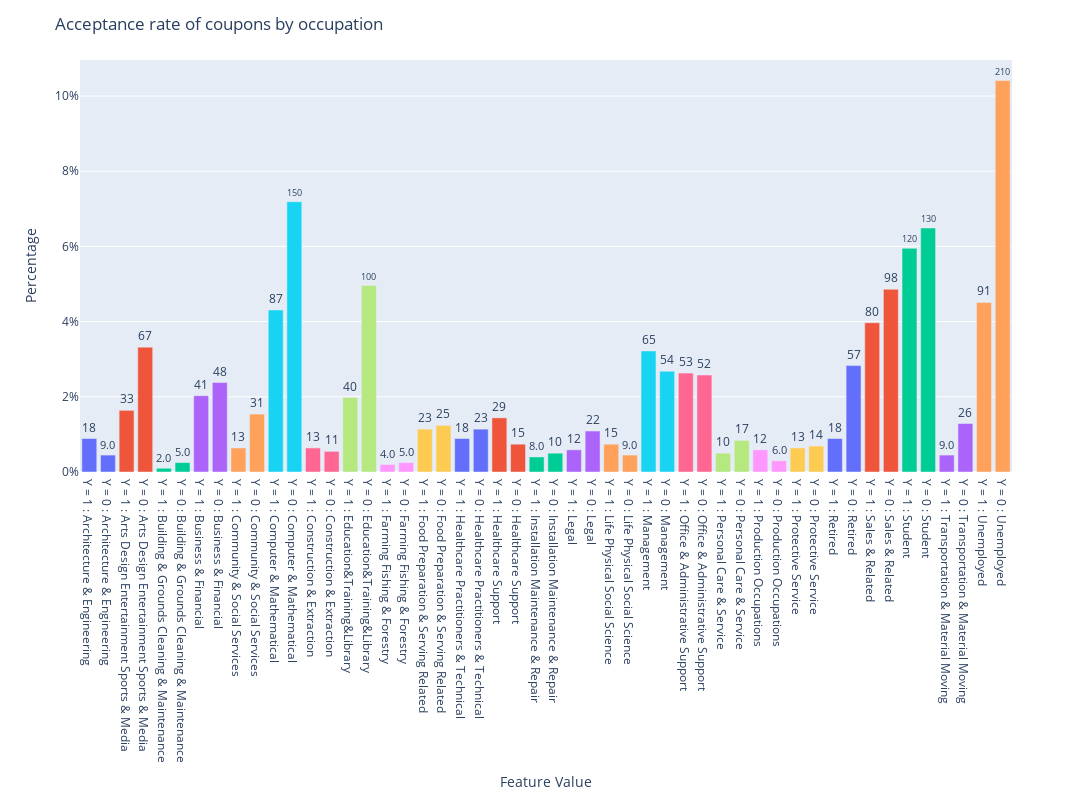

The notebook cell saved with this chart:
### Markdown cell above
<b>Visualize the acceptance and rejection rate by occupation</b>

### Code cell
fig = barchart(Filter_Dataframe(bar_df,{'occupation':[]},'',Y)[1], Y,showlegend=False)
fig.update_layout(title='Acceptance rate of coupons by occupation')
fig.show()

### Figure 1 — Plotly figure (JSON) as saved in the notebook; plotly's stock layout.template omitted (floating-point values rounded to 4 significant figures)
{"data": [{"alignmentgroup": "True", "customdata": [[18, "N", "Y = 1"], [9, "N", "Y = 0"]], "hovertemplate": "Feature=Architecture & Engineering<br>Percentage=%{y}<br>Row Count=%{customdata[0]}<br>Filter=%{customdata[1]}<extra></extra>", "legendgroup": "Architecture & Engineering", "marker": {"color": "#636efa", "pattern": {"shape": ""}}, "name": "Architecture & Engineering", "offsetgroup": "Architecture & Engineering", "orientation": "v", "showlegend": true, "text": [18, 9], "textposition": "outside", "texttemplate": "%{text:.2s}", "type": "bar", "x": ["Y = 1 : Architecture & Engineering", "Y = 0 : Architecture & Engineering"], "xaxis": "x", "y": [0.89, 0.45], "yaxis": "y"}, {"alignmentgroup": "True", "customdata": [[33, "N", "Y = 1"], [67, "N", "Y = 0"]], "hovertemplate": "Feature=Arts Design Entertainment Sports & Media<br>Percentage=%{y}<br>Row Count=%{customdata[0]}<br>Filter=%{customdata[1]}<extra></extra>", "legendgroup": "Arts Design Entertainment Sports & Media", "marker": {"color": "#EF553B", "pattern": {"shape": ""}}, "name": "Arts Design Entertainment Sports & Media", "offsetgroup": "Arts Design Entertainment Sports & Media", "orientation": "v", "showlegend": true, "text": [33, 67], "textposition": "outside", "texttemplate": "%{text:.2s}", "type": "bar", "x": ["Y = 1 : Arts Design Entertainment Sports & Media", "Y = 0 : Arts Design Entertainment Sports & Media"], "xaxis": "x", "y": [1.64, 3.32], "yaxis": "y"}, {"alignmentgroup": "True", "customdata": [[2, "N", "Y = 1"], [5, "N", "Y = 0"]], "hovertemplate": "Feature=Building & Grounds Cleaning & Maintenance<br>Percentage=%{y}<br>Row Count=%{customdata[0]}<br>Filter=%{customdata[1]}<extra></extra>", "legendgroup": "Building & Grounds Cleaning & Maintenance", "marker": {"color": "#00cc96", "pattern": {"shape": ""}}, "name": "Building & Grounds Cleaning & Maintenance", "offsetgroup": "Building & Grounds Cleaning & Maintenance", "orientation": "v", "showlegend": true, "text": [2, 5], "textposition": "outside", "texttemplate": "%{text:.2s}", "type": "bar", "x": ["Y = 1 : Building & Grounds Cleaning & Maintenance", "Y = 0 : Building & Grounds Cleaning & Maintenance"], "xaxis": "x", "y": [0.1, 0.25], "yaxis": "y"}, {"alignmentgroup": "True", "customdata": [[41, "N", "Y = 1"], [48, "N", "Y = 0"]], "hovertemplate": "Feature=Business & Financial<br>Percentage=%{y}<br>Row Count=%{customdata[0]}<br>Filter=%{customdata[1]}<extra></extra>", "legendgroup": "Business & Financial", "marker": {"color": "#ab63fa", "pattern": {"shape": ""}}, "name": "Business & Financial", "offsetgroup": "Business & Financial", "orientation": "v", "showlegend": true, "text": [41, 48], "textposition": "outside", "texttemplate": "%{text:.2s}", "type": "bar", "x": ["Y = 1 : Business & Financial", "Y = 0 : Business & Financial"], "xaxis": "x", "y": [2.03, 2.38], "yaxis": "y"}, {"alignmentgroup": "True", "customdata": [[13, "N", "Y = 1"], [31, "N", "Y = 0"]], "hovertemplate": "Feature=Community & Social Services<br>Percentage=%{y}<br>Row Count=%{customdata[0]}<br>Filter=%{customdata[1]}<extra></extra>", "legendgroup": "Community & Social Services", "marker": {"color": "#FFA15A", "pattern": {"shape": ""}}, "name": "Community & Social Services", "offsetgroup": "Community & Social Services", "orientation": "v", "showlegend": true, "text": [13, 31], "textposition": "outside", "texttemplate": "%{text:.2s}", "type": "bar", "x": ["Y = 1 : Community & Social Services", "Y = 0 : Community & Social Services"], "xaxis": "x", "y": [0.64, 1.54], "yaxis": "y"}, {"alignmentgroup": "True", "customdata": [[87, "N", "Y = 1"], [145, "N", "Y = 0"]], "hovertemplate": "Feature=Computer & Mathematical<br>Percentage=%{y}<br>Row Count=%{customdata[0]}<br>Filter=%{customdata[1]}<extra></extra>", "legendgroup": "Computer & Mathematical", "marker": {"color": "#19d3f3", "pattern": {"shape": ""}}, "name": "Computer & Mathematical", "offsetgroup": "Computer & Mathematical", "orientation": "v", "showlegend": true, "text": [87, 145], "textposition": "outside", "texttemplate": "%{text:.2s}", "type": "bar", "x": ["Y = 1 : Computer & Mathematical", "Y = 0 : Computer & Mathematical"], "xaxis": "x", "y": [4.31, 7.19], "yaxis": "y"}, {"alignmentgroup": "True", "customdata": [[13, "N", "Y = 1"], [11, "N", "Y = 0"]], "hovertemplate": "Feature=Construction & Extraction<br>Percentage=%{y}<br>Row Count=%{customdata[0]}<br>Filter=%{customdata[1]}<extra></extra>", "legendgroup": "Construction & Extraction", "marker": {"color": "#FF6692", "pattern": {"shape": ""}}, "name": "Construction & Extraction", "offsetgroup": "Construction & Extraction", "orientation": "v", "showlegend": true, "text": [13, 11], "textposition": "outside", "texttemplate": "%{text:.2s}", "type": "bar", "x": ["Y = 1 : Construction & Extraction", "Y = 0 : Construction & Extraction"], "xaxis": "x", "y": [0.64, 0.55], "yaxis": "y"}, {"alignmentgroup": "True", "customdata": [[40, "N", "Y = 1"], [100, "N", "Y = 0"]], "hovertemplate": "Feature=Education&Training&Library<br>Percentage=%{y}<br>Row Count=%{customdata[0]}<br>Filter=%{customdata[1]}<extra></extra>", "legendgroup": "Education&Training&Library", "marker": {"color": "#B6E880", "pattern": {"shape": ""}}, "name": "Education&Training&Library", "offsetgroup": "Education&Training&Library", "orientation": "v", "showlegend": true, "text": [40, 100], "textposition": "outside", "texttemplate": "%{text:.2s}", "type": "bar", "x": ["Y = 1 : Education&Training&Library", "Y = 0 : Education&Training&Library"], "xaxis": "x", "y": [1.98, 4.96], "yaxis": "y"}, {"alignmentgroup": "True", "customdata": [[4, "N", "Y = 1"], [5, "N", "Y = 0"]], "hovertemplate": "Feature=Farming Fishing & Forestry<br>Percentage=%{y}<br>Row Count=%{customdata[0]}<br>Filter=%{customdata[1]}<extra></extra>", "legendgroup": "Farming Fishing & Forestry", "marker": {"color": "#FF97FF", "pattern": {"shape": ""}}, "name": "Farming Fishing & Forestry", "offsetgroup": "Farming Fishing & Forestry", "orientation": "v", "showlegend": true, "text": [4, 5], "textposition": "outside", "texttemplate": "%{text:.2s}", "type": "bar", "x": ["Y = 1 : Farming Fishing & Forestry", "Y = 0 : Farming Fishing & Forestry"], "xaxis": "x", "y": [0.2, 0.25], "yaxis": "y"}, {"alignmentgroup": "True", "customdata": [[23, "N", "Y = 1"], [25, "N", "Y = 0"]], "hovertemplate": "Feature=Food Preparation & Serving Related<br>Percentage=%{y}<br>Row Count=%{customdata[0]}<br>Filter=%{customdata[1]}<extra></extra>", "legendgroup": "Food Preparation & Serving Related", "marker": {"color": "#FECB52", "pattern": {"shape": ""}}, "name": "Food Preparation & Serving Related", "offsetgroup": "Food Preparation & Serving Related", "orientation": "v", "showlegend": true, "text": [23, 25], "textposition": "outside", "texttemplate": "%{text:.2s}", "type": "bar", "x": ["Y = 1 : Food Preparation & Serving Related", "Y = 0 : Food Preparation & Serving Related"], "xaxis": "x", "y": [1.14, 1.24], "yaxis": "y"}, {"alignmentgroup": "True", "customdata": [[18, "N", "Y = 1"], [23, "N", "Y = 0"]], "hovertemplate": "Feature=Healthcare Practitioners & Technical<br>Percentage=%{y}<br>Row Count=%{customdata[0]}<br>Filter=%{customdata[1]}<extra></extra>", "legendgroup": "Healthcare Practitioners & Technical", "marker": {"color": "#636efa", "pattern": {"shape": ""}}, "name": "Healthcare Practitioners & Technical", "offsetgroup": "Healthcare Practitioners & Technical", "orientation": "v", "showlegend": true, "text": [18, 23], "textposition": "outside", "texttemplate": "%{text:.2s}", "type": "bar", "x": ["Y = 1 : Healthcare Practitioners & Technical", "Y = 0 : Healthcare Practitioners & Technical"], "xaxis": "x", "y": [0.89, 1.14], "yaxis": "y"}, {"alignmentgroup": "True", "customdata": [[29, "N", "Y = 1"], [15, "N", "Y = 0"]], "hovertemplate": "Feature=Healthcare Support<br>Percentage=%{y}<br>Row Count=%{customdata[0]}<br>Filter=%{customdata[1]}<extra></extra>", "legendgroup": "Healthcare Support", "marker": {"color": "#EF553B", "pattern": {"shape": ""}}, "name": "Healthcare Support", "offsetgroup": "Healthcare Support", "orientation": "v", "showlegend": true, "text": [29, 15], "textposition": "outside", "texttemplate": "%{text:.2s}", "type": "bar", "x": ["Y = 1 : Healthcare Support", "Y = 0 : Healthcare Support"], "xaxis": "x", "y": [1.44, 0.74], "yaxis": "y"}, {"alignmentgroup": "True", "customdata": [[8, "N", "Y = 1"], [10, "N", "Y = 0"]], "hovertemplate": "Feature=Installation Maintenance & Repair<br>Percentage=%{y}<br>Row Count=%{customdata[0]}<br>Filter=%{customdata[1]}<extra></extra>", "legendgroup": "Installation Maintenance & Repair", "marker": {"color": "#00cc96", "pattern": {"shape": ""}}, "name": "Installation Maintenance & Repair", "offsetgroup": "Installation Maintenance & Repair", "orientation": "v", "showlegend": true, "text": [8, 10], "textposition": "outside", "texttemplate": "%{text:.2s}", "type": "bar", "x": ["Y = 1 : Installation Maintenance & Repair", "Y = 0 : Installation Maintenance & Repair"], "xaxis": "x", "y": [0.4, 0.5], "yaxis": "y"}, {"alignmentgroup": "True", "customdata": [[12, "N", "Y = 1"], [22, "N", "Y = 0"]], "hovertemplate": "Feature=Legal<br>Percentage=%{y}<br>Row Count=%{customdata[0]}<br>Filter=%{customdata[1]}<extra></extra>", "legendgroup": "Legal", "marker": {"color": "#ab63fa", "pattern": {"shape": ""}}, "name": "Legal", "offsetgroup": "Legal", "orientation": "v", "showlegend": true, "text": [12, 22], "textposition": "outside", "texttemplate": "%{text:.2s}", "type": "bar", "x": ["Y = 1 : Legal", "Y = 0 : Legal"], "xaxis": "x", "y": [0.59, 1.09], "yaxis": "y"}, {"alignmentgroup": "True", "customdata": [[15, "N", "Y = 1"], [9, "N", "Y = 0"]], "hovertemplate": "Feature=Life Physical Social Science<br>Percentage=%{y}<br>Row Count=%{customdata[0]}<br>Filter=%{customdata[1]}<extra></extra>", "legendgroup": "Life Physical Social Science", "marker": {"color": "#FFA15A", "pattern": {"shape": ""}}, "name": "Life Physical Social Science", "offsetgroup": "Life Physical Social Science", "orientation": "v", "showlegend": true, "text": [15, 9], "textposition": "outside", "texttemplate": "%{text:.2s}", "type": "bar", "x": ["Y = 1 : Life Physical Social Science", "Y = 0 : Life Physical Social Science"], "xaxis": "x", "y": [0.74, 0.45], "yaxis": "y"}, {"alignmentgroup": "True", "customdata": [[65, "N", "Y = 1"], [54, "N", "Y = 0"]], "hovertemplate": "Feature=Management<br>Percentage=%{y}<br>Row Count=%{customdata[0]}<br>Filter=%{customdata[1]}<extra></extra>", "legendgroup": "Management", "marker": {"color": "#19d3f3", "pattern": {"shape": ""}}, "name": "Management", "offsetgroup": "Management", "orientation": "v", "showlegend": true, "text": [65, 54], "textposition": "outside", "texttemplate": "%{text:.2s}", "type": "bar", "x": ["Y = 1 : Management", "Y = 0 : Management"], "xaxis": "x", "y": [3.22, 2.68], "yaxis": "y"}, {"alignmentgroup": "True", "customdata": [[53, "N", "Y = 1"], [52, "N", "Y = 0"]], "hovertemplate": "Feature=Office & Administrative Support<br>Percentage=%{y}<br>Row Count=%{customdata[0]}<br>Filter=%{customdata[1]}<extra></extra>", "legendgroup": "Office & Administrative Support", "marker": {"color": "#FF6692", "pattern": {"shape": ""}}, "name": "Office & Administrative Support", "offsetgroup": "Office & Administrative Support", "orientation": "v", "showlegend": true, "text": [53, 52], "textposition": "outside", "texttemplate": "%{text:.2s}", "type": "bar", "x": ["Y = 1 : Office & Administrative Support", "Y = 0 : Office & Administrative Support"], "xaxis": "x", "y": [2.63, 2.58], "yaxis": "y"}, {"alignmentgroup": "True", "customdata": [[10, "N", "Y = 1"], [17, "N", "Y = 0"]], "hovertemplate": "Feature=Personal Care & Service<br>Percentage=%{y}<br>Row Count=%{customdata[0]}<br>Filter=%{customdata[1]}<extra></extra>", "legendgroup": "Personal Care & Service", "marker": {"color": "#B6E880", "pattern": {"shape": ""}}, "name": "Personal Care & Service", "offsetgroup": "Personal Care & Service", "orientation": "v", "showlegend": true, "text": [10, 17], "textposition": "outside", "texttemplate": "%{text:.2s}", "type": "bar", "x": ["Y = 1 : Personal Care & Service", "Y = 0 : Personal Care & Service"], "xaxis": "x", "y": [0.5, 0.84], "yaxis": "y"}, {"alignmentgroup": "True", "customdata": [[12, "N", "Y = 1"], [6, "N", "Y = 0"]], "hovertemplate": "Feature=Production Occupations<br>Percentage=%{y}<br>Row Count=%{customdata[0]}<br>Filter=%{customdata[1]}<extra></extra>", "legendgroup": "Production Occupations", "marker": {"color": "#FF97FF", "pattern": {"shape": ""}}, "name": "Production Occupations", "offsetgroup": "Production Occupations", "orientation": "v", "showlegend": true, "text": [12, 6], "textposition": "outside", "texttemplate": "%{text:.2s}", "type": "bar", "x": ["Y = 1 : Production Occupations", "Y = 0 : Production Occupations"], "xaxis": "x", "y": [0.59, 0.3], "yaxis": "y"}, {"alignmentgroup": "True", "customdata": [[13, "N", "Y = 1"], [14, "N", "Y = 0"]], "hovertemplate": "Feature=Protective Service<br>Percentage=%{y}<br>Row Count=%{customdata[0]}<br>Filter=%{customdata[1]}<extra></extra>", "legendgroup": "Protective Service", "marker": {"color": "#FECB52", "pattern": {"shape": ""}}, "name": "Protective Service", "offsetgroup": "Protective Service", "orientation": "v", "showlegend": true, "text": [13, 14], "textposition": "outside", "texttemplate": "%{text:.2s}", "type": "bar", "x": ["Y = 1 : Protective Service", "Y = 0 : Protective Service"], "xaxis": "x", "y": [0.64, 0.69], "yaxis": "y"}, {"alignmentgroup": "True", "customdata": [[18, "N", "Y = 1"], [57, "N", "Y = 0"]], "hovertemplate": "Feature=Retired<br>Percentage=%{y}<br>Row Count=%{customdata[0]}<br>Filter=%{customdata[1]}<extra></extra>", "legendgroup": "Retired", "marker": {"color": "#636efa", "pattern": {"shape": ""}}, "name": "Retired", "offsetgroup": "Retired", "orientation": "v", "showlegend": true, "text": [18, 57], "textposition": "outside", "texttemplate": "%{text:.2s}", "type": "bar", "x": ["Y = 1 : Retired", "Y = 0 : Retired"], "xaxis": "x", "y": [0.89, 2.83], "yaxis": "y"}, {"alignmentgroup": "True", "customdata": [[80, "N", "Y = 1"], [98, "N", "Y = 0"]], "hovertemplate": "Feature=Sales & Related<br>Percentage=%{y}<br>Row Count=%{customdata[0]}<br>Filter=%{customdata[1]}<extra></extra>", "legendgroup": "Sales & Related", "marker": {"color": "#EF553B", "pattern": {"shape": ""}}, "name": "Sales & Related", "offsetgroup": "Sales & Related", "orientation": "v", "showlegend": true, "text": [80, 98], "textposition": "outside", "texttemplate": "%{text:.2s}", "type": "bar", "x": ["Y = 1 : Sales & Related", "Y = 0 : Sales & Related"], "xaxis": "x", "y": [3.97, 4.86], "yaxis": "y"}, {"alignmentgroup": "True", "customdata": [[120, "N", "Y = 1"], [131, "N", "Y = 0"]], "hovertemplate": "Feature=Student<br>Percentage=%{y}<br>Row Count=%{customdata[0]}<br>Filter=%{customdata[1]}<extra></extra>", "legendgroup": "Student", "marker": {"color": "#00cc96", "pattern": {"shape": ""}}, "name": "Student", "offsetgroup": "Student", "orientation": "v", "showlegend": true, "text": [120, 131], "textposition": "outside", "texttemplate": "%{text:.2s}", "type": "bar", "x": ["Y = 1 : Student", "Y = 0 : Student"], "xaxis": "x", "y": [5.95, 6.49], "yaxis": "y"}, {"alignmentgroup": "True", "customdata": [[9, "N", "Y = 1"], [26, "N", "Y = 0"]], "hovertemplate": "Feature=Transportation & Material Moving<br>Percentage=%{y}<br>Row Count=%{customdata[0]}<br>Filter=%{customdata[1]}<extra></extra>", "legendgroup": "Transportation & Material Moving", "marker": {"color": "#ab63fa", "pattern": {"shape": ""}}, "name": "Transportation & Material Moving", "offsetgroup": "Transportation & Material Moving", "orientation": "v", "showlegend": true, "text": [9, 26], "textposition": "outside", "texttemplate": "%{text:.2s}", "type": "bar", "x": ["Y = 1 : Transportation & Material Moving", "Y = 0 : Transportation & Material Moving"], "xaxis": "x", "y": [0.45, 1.29], "yaxis": "y"}, {"alignmentgroup": "True", "customdata": [[91, "N", "Y = 1"], [210, "N", "Y = 0"]], "hovertemplate": "Feature=Unemployed<br>Percentage=%{y}<br>Row Count=%{customdata[0]}<br>Filter=%{customdata[1]}<extra></extra>", "legendgroup": "Unemployed", "marker": {"color": "#FFA15A", "pattern": {"shape": ""}}, "name": "Unemployed", "offsetgroup": "Unemployed", "orientation": "v", "showlegend": true, "text": [91, 210], "textposition": "outside", "texttemplate": "%{text:.2s}", "type": "bar", "x": ["Y = 1 : Unemployed", "Y = 0 : Unemployed"], "xaxis": "x", "y": [4.51, 10.41], "yaxis": "y"}], "layout": {"barmode": "relative", "height": 800, "legend": {"title": {"text": "Feature"}, "tracegroupgap": 0}, "margin": {"t": 60}, "showlegend": false, "title": {"text": "Acceptance rate of coupons by occupation"}, "width": 1200, "xaxis": {"anchor": "y", "domain": [0, 1], "title": {"text": "Feature Value"}}, "yaxis": {"anchor": "x", "domain": [0, 1], "ticksuffix": "%", "title": {"text": "Percentage"}}}}
